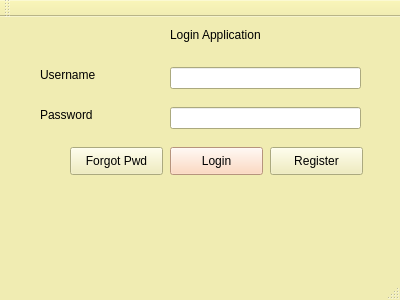
<?xml version="1.0" encoding="UTF-8"?>
<ui version="4.0">
 <class>MainWindow</class>
 <widget class="QMainWindow" name="MainWindow">
  <property name="geometry">
   <rect>
    <x>0</x>
    <y>0</y>
    <width>400</width>
    <height>300</height>
   </rect>
  </property>
  <property name="palette">
   <palette>
    <active>
     <colorrole role="WindowText">
      <brush brushstyle="SolidPattern">
       <color alpha="255">
        <red>0</red>
        <green>0</green>
        <blue>0</blue>
       </color>
      </brush>
     </colorrole>
     <colorrole role="Button">
      <brush brushstyle="SolidPattern">
       <color alpha="255">
        <red>240</red>
        <green>236</green>
        <blue>178</blue>
       </color>
      </brush>
     </colorrole>
     <colorrole role="Light">
      <brush brushstyle="SolidPattern">
       <color alpha="255">
        <red>255</red>
        <green>255</green>
        <blue>255</blue>
       </color>
      </brush>
     </colorrole>
     <colorrole role="Midlight">
      <brush brushstyle="SolidPattern">
       <color alpha="255">
        <red>247</red>
        <green>245</green>
        <blue>216</blue>
       </color>
      </brush>
     </colorrole>
     <colorrole role="Dark">
      <brush brushstyle="SolidPattern">
       <color alpha="255">
        <red>120</red>
        <green>118</green>
        <blue>89</blue>
       </color>
      </brush>
     </colorrole>
     <colorrole role="Mid">
      <brush brushstyle="SolidPattern">
       <color alpha="255">
        <red>160</red>
        <green>157</green>
        <blue>119</blue>
       </color>
      </brush>
     </colorrole>
     <colorrole role="Text">
      <brush brushstyle="SolidPattern">
       <color alpha="255">
        <red>0</red>
        <green>0</green>
        <blue>0</blue>
       </color>
      </brush>
     </colorrole>
     <colorrole role="BrightText">
      <brush brushstyle="SolidPattern">
       <color alpha="255">
        <red>255</red>
        <green>255</green>
        <blue>255</blue>
       </color>
      </brush>
     </colorrole>
     <colorrole role="ButtonText">
      <brush brushstyle="SolidPattern">
       <color alpha="255">
        <red>0</red>
        <green>0</green>
        <blue>0</blue>
       </color>
      </brush>
     </colorrole>
     <colorrole role="Base">
      <brush brushstyle="SolidPattern">
       <color alpha="255">
        <red>255</red>
        <green>255</green>
        <blue>255</blue>
       </color>
      </brush>
     </colorrole>
     <colorrole role="Window">
      <brush brushstyle="SolidPattern">
       <color alpha="255">
        <red>240</red>
        <green>236</green>
        <blue>178</blue>
       </color>
      </brush>
     </colorrole>
     <colorrole role="Shadow">
      <brush brushstyle="SolidPattern">
       <color alpha="255">
        <red>0</red>
        <green>0</green>
        <blue>0</blue>
       </color>
      </brush>
     </colorrole>
     <colorrole role="AlternateBase">
      <brush brushstyle="SolidPattern">
       <color alpha="255">
        <red>247</red>
        <green>245</green>
        <blue>216</blue>
       </color>
      </brush>
     </colorrole>
     <colorrole role="ToolTipBase">
      <brush brushstyle="SolidPattern">
       <color alpha="255">
        <red>255</red>
        <green>255</green>
        <blue>220</blue>
       </color>
      </brush>
     </colorrole>
     <colorrole role="ToolTipText">
      <brush brushstyle="SolidPattern">
       <color alpha="255">
        <red>0</red>
        <green>0</green>
        <blue>0</blue>
       </color>
      </brush>
     </colorrole>
    </active>
    <inactive>
     <colorrole role="WindowText">
      <brush brushstyle="SolidPattern">
       <color alpha="255">
        <red>0</red>
        <green>0</green>
        <blue>0</blue>
       </color>
      </brush>
     </colorrole>
     <colorrole role="Button">
      <brush brushstyle="SolidPattern">
       <color alpha="255">
        <red>240</red>
        <green>236</green>
        <blue>178</blue>
       </color>
      </brush>
     </colorrole>
     <colorrole role="Light">
      <brush brushstyle="SolidPattern">
       <color alpha="255">
        <red>255</red>
        <green>255</green>
        <blue>255</blue>
       </color>
      </brush>
     </colorrole>
     <colorrole role="Midlight">
      <brush brushstyle="SolidPattern">
       <color alpha="255">
        <red>247</red>
        <green>245</green>
        <blue>216</blue>
       </color>
      </brush>
     </colorrole>
     <colorrole role="Dark">
      <brush brushstyle="SolidPattern">
       <color alpha="255">
        <red>120</red>
        <green>118</green>
        <blue>89</blue>
       </color>
      </brush>
     </colorrole>
     <colorrole role="Mid">
      <brush brushstyle="SolidPattern">
       <color alpha="255">
        <red>160</red>
        <green>157</green>
        <blue>119</blue>
       </color>
      </brush>
     </colorrole>
     <colorrole role="Text">
      <brush brushstyle="SolidPattern">
       <color alpha="255">
        <red>0</red>
        <green>0</green>
        <blue>0</blue>
       </color>
      </brush>
     </colorrole>
     <colorrole role="BrightText">
      <brush brushstyle="SolidPattern">
       <color alpha="255">
        <red>255</red>
        <green>255</green>
        <blue>255</blue>
       </color>
      </brush>
     </colorrole>
     <colorrole role="ButtonText">
      <brush brushstyle="SolidPattern">
       <color alpha="255">
        <red>0</red>
        <green>0</green>
        <blue>0</blue>
       </color>
      </brush>
     </colorrole>
     <colorrole role="Base">
      <brush brushstyle="SolidPattern">
       <color alpha="255">
        <red>255</red>
        <green>255</green>
        <blue>255</blue>
       </color>
      </brush>
     </colorrole>
     <colorrole role="Window">
      <brush brushstyle="SolidPattern">
       <color alpha="255">
        <red>240</red>
        <green>236</green>
        <blue>178</blue>
       </color>
      </brush>
     </colorrole>
     <colorrole role="Shadow">
      <brush brushstyle="SolidPattern">
       <color alpha="255">
        <red>0</red>
        <green>0</green>
        <blue>0</blue>
       </color>
      </brush>
     </colorrole>
     <colorrole role="AlternateBase">
      <brush brushstyle="SolidPattern">
       <color alpha="255">
        <red>247</red>
        <green>245</green>
        <blue>216</blue>
       </color>
      </brush>
     </colorrole>
     <colorrole role="ToolTipBase">
      <brush brushstyle="SolidPattern">
       <color alpha="255">
        <red>255</red>
        <green>255</green>
        <blue>220</blue>
       </color>
      </brush>
     </colorrole>
     <colorrole role="ToolTipText">
      <brush brushstyle="SolidPattern">
       <color alpha="255">
        <red>0</red>
        <green>0</green>
        <blue>0</blue>
       </color>
      </brush>
     </colorrole>
    </inactive>
    <disabled>
     <colorrole role="WindowText">
      <brush brushstyle="SolidPattern">
       <color alpha="255">
        <red>120</red>
        <green>118</green>
        <blue>89</blue>
       </color>
      </brush>
     </colorrole>
     <colorrole role="Button">
      <brush brushstyle="SolidPattern">
       <color alpha="255">
        <red>240</red>
        <green>236</green>
        <blue>178</blue>
       </color>
      </brush>
     </colorrole>
     <colorrole role="Light">
      <brush brushstyle="SolidPattern">
       <color alpha="255">
        <red>255</red>
        <green>255</green>
        <blue>255</blue>
       </color>
      </brush>
     </colorrole>
     <colorrole role="Midlight">
      <brush brushstyle="SolidPattern">
       <color alpha="255">
        <red>247</red>
        <green>245</green>
        <blue>216</blue>
       </color>
      </brush>
     </colorrole>
     <colorrole role="Dark">
      <brush brushstyle="SolidPattern">
       <color alpha="255">
        <red>120</red>
        <green>118</green>
        <blue>89</blue>
       </color>
      </brush>
     </colorrole>
     <colorrole role="Mid">
      <brush brushstyle="SolidPattern">
       <color alpha="255">
        <red>160</red>
        <green>157</green>
        <blue>119</blue>
       </color>
      </brush>
     </colorrole>
     <colorrole role="Text">
      <brush brushstyle="SolidPattern">
       <color alpha="255">
        <red>120</red>
        <green>118</green>
        <blue>89</blue>
       </color>
      </brush>
     </colorrole>
     <colorrole role="BrightText">
      <brush brushstyle="SolidPattern">
       <color alpha="255">
        <red>255</red>
        <green>255</green>
        <blue>255</blue>
       </color>
      </brush>
     </colorrole>
     <colorrole role="ButtonText">
      <brush brushstyle="SolidPattern">
       <color alpha="255">
        <red>120</red>
        <green>118</green>
        <blue>89</blue>
       </color>
      </brush>
     </colorrole>
     <colorrole role="Base">
      <brush brushstyle="SolidPattern">
       <color alpha="255">
        <red>240</red>
        <green>236</green>
        <blue>178</blue>
       </color>
      </brush>
     </colorrole>
     <colorrole role="Window">
      <brush brushstyle="SolidPattern">
       <color alpha="255">
        <red>240</red>
        <green>236</green>
        <blue>178</blue>
       </color>
      </brush>
     </colorrole>
     <colorrole role="Shadow">
      <brush brushstyle="SolidPattern">
       <color alpha="255">
        <red>0</red>
        <green>0</green>
        <blue>0</blue>
       </color>
      </brush>
     </colorrole>
     <colorrole role="AlternateBase">
      <brush brushstyle="SolidPattern">
       <color alpha="255">
        <red>240</red>
        <green>236</green>
        <blue>178</blue>
       </color>
      </brush>
     </colorrole>
     <colorrole role="ToolTipBase">
      <brush brushstyle="SolidPattern">
       <color alpha="255">
        <red>255</red>
        <green>255</green>
        <blue>220</blue>
       </color>
      </brush>
     </colorrole>
     <colorrole role="ToolTipText">
      <brush brushstyle="SolidPattern">
       <color alpha="255">
        <red>0</red>
        <green>0</green>
        <blue>0</blue>
       </color>
      </brush>
     </colorrole>
    </disabled>
   </palette>
  </property>
  <property name="windowTitle">
   <string>MainWindow</string>
  </property>
  <widget class="QWidget" name="centralWidget">
   <widget class="QPushButton" name="pushButton">
    <property name="geometry">
     <rect>
      <x>170</x>
      <y>130</y>
      <width>93</width>
      <height>28</height>
     </rect>
    </property>
    <property name="palette">
     <palette>
      <active>
       <colorrole role="WindowText">
        <brush brushstyle="SolidPattern">
         <color alpha="255">
          <red>0</red>
          <green>0</green>
          <blue>0</blue>
         </color>
        </brush>
       </colorrole>
       <colorrole role="Button">
        <brush brushstyle="SolidPattern">
         <color alpha="255">
          <red>255</red>
          <green>207</green>
          <blue>175</blue>
         </color>
        </brush>
       </colorrole>
       <colorrole role="Light">
        <brush brushstyle="SolidPattern">
         <color alpha="255">
          <red>255</red>
          <green>255</green>
          <blue>254</blue>
         </color>
        </brush>
       </colorrole>
       <colorrole role="Midlight">
        <brush brushstyle="SolidPattern">
         <color alpha="255">
          <red>247</red>
          <green>214</green>
          <blue>197</blue>
         </color>
        </brush>
       </colorrole>
       <colorrole role="Dark">
        <brush brushstyle="SolidPattern">
         <color alpha="255">
          <red>120</red>
          <green>87</green>
          <blue>70</blue>
         </color>
        </brush>
       </colorrole>
       <colorrole role="Mid">
        <brush brushstyle="SolidPattern">
         <color alpha="255">
          <red>160</red>
          <green>116</green>
          <blue>93</blue>
         </color>
        </brush>
       </colorrole>
       <colorrole role="Text">
        <brush brushstyle="SolidPattern">
         <color alpha="255">
          <red>0</red>
          <green>0</green>
          <blue>0</blue>
         </color>
        </brush>
       </colorrole>
       <colorrole role="BrightText">
        <brush brushstyle="SolidPattern">
         <color alpha="255">
          <red>255</red>
          <green>255</green>
          <blue>255</blue>
         </color>
        </brush>
       </colorrole>
       <colorrole role="ButtonText">
        <brush brushstyle="SolidPattern">
         <color alpha="255">
          <red>0</red>
          <green>0</green>
          <blue>0</blue>
         </color>
        </brush>
       </colorrole>
       <colorrole role="Base">
        <brush brushstyle="SolidPattern">
         <color alpha="255">
          <red>255</red>
          <green>207</green>
          <blue>175</blue>
         </color>
        </brush>
       </colorrole>
       <colorrole role="Window">
        <brush brushstyle="SolidPattern">
         <color alpha="255">
          <red>255</red>
          <green>207</green>
          <blue>175</blue>
         </color>
        </brush>
       </colorrole>
       <colorrole role="Shadow">
        <brush brushstyle="SolidPattern">
         <color alpha="255">
          <red>0</red>
          <green>0</green>
          <blue>0</blue>
         </color>
        </brush>
       </colorrole>
       <colorrole role="AlternateBase">
        <brush brushstyle="SolidPattern">
         <color alpha="255">
          <red>247</red>
          <green>214</green>
          <blue>197</blue>
         </color>
        </brush>
       </colorrole>
       <colorrole role="ToolTipBase">
        <brush brushstyle="SolidPattern">
         <color alpha="255">
          <red>255</red>
          <green>255</green>
          <blue>220</blue>
         </color>
        </brush>
       </colorrole>
       <colorrole role="ToolTipText">
        <brush brushstyle="SolidPattern">
         <color alpha="255">
          <red>0</red>
          <green>0</green>
          <blue>0</blue>
         </color>
        </brush>
       </colorrole>
      </active>
      <inactive>
       <colorrole role="WindowText">
        <brush brushstyle="SolidPattern">
         <color alpha="255">
          <red>0</red>
          <green>0</green>
          <blue>0</blue>
         </color>
        </brush>
       </colorrole>
       <colorrole role="Button">
        <brush brushstyle="SolidPattern">
         <color alpha="255">
          <red>255</red>
          <green>207</green>
          <blue>175</blue>
         </color>
        </brush>
       </colorrole>
       <colorrole role="Light">
        <brush brushstyle="SolidPattern">
         <color alpha="255">
          <red>255</red>
          <green>255</green>
          <blue>254</blue>
         </color>
        </brush>
       </colorrole>
       <colorrole role="Midlight">
        <brush brushstyle="SolidPattern">
         <color alpha="255">
          <red>247</red>
          <green>214</green>
          <blue>197</blue>
         </color>
        </brush>
       </colorrole>
       <colorrole role="Dark">
        <brush brushstyle="SolidPattern">
         <color alpha="255">
          <red>120</red>
          <green>87</green>
          <blue>70</blue>
         </color>
        </brush>
       </colorrole>
       <colorrole role="Mid">
        <brush brushstyle="SolidPattern">
         <color alpha="255">
          <red>160</red>
          <green>116</green>
          <blue>93</blue>
         </color>
        </brush>
       </colorrole>
       <colorrole role="Text">
        <brush brushstyle="SolidPattern">
         <color alpha="255">
          <red>0</red>
          <green>0</green>
          <blue>0</blue>
         </color>
        </brush>
       </colorrole>
       <colorrole role="BrightText">
        <brush brushstyle="SolidPattern">
         <color alpha="255">
          <red>255</red>
          <green>255</green>
          <blue>255</blue>
         </color>
        </brush>
       </colorrole>
       <colorrole role="ButtonText">
        <brush brushstyle="SolidPattern">
         <color alpha="255">
          <red>0</red>
          <green>0</green>
          <blue>0</blue>
         </color>
        </brush>
       </colorrole>
       <colorrole role="Base">
        <brush brushstyle="SolidPattern">
         <color alpha="255">
          <red>255</red>
          <green>207</green>
          <blue>175</blue>
         </color>
        </brush>
       </colorrole>
       <colorrole role="Window">
        <brush brushstyle="SolidPattern">
         <color alpha="255">
          <red>255</red>
          <green>207</green>
          <blue>175</blue>
         </color>
        </brush>
       </colorrole>
       <colorrole role="Shadow">
        <brush brushstyle="SolidPattern">
         <color alpha="255">
          <red>0</red>
          <green>0</green>
          <blue>0</blue>
         </color>
        </brush>
       </colorrole>
       <colorrole role="AlternateBase">
        <brush brushstyle="SolidPattern">
         <color alpha="255">
          <red>247</red>
          <green>214</green>
          <blue>197</blue>
         </color>
        </brush>
       </colorrole>
       <colorrole role="ToolTipBase">
        <brush brushstyle="SolidPattern">
         <color alpha="255">
          <red>255</red>
          <green>255</green>
          <blue>220</blue>
         </color>
        </brush>
       </colorrole>
       <colorrole role="ToolTipText">
        <brush brushstyle="SolidPattern">
         <color alpha="255">
          <red>0</red>
          <green>0</green>
          <blue>0</blue>
         </color>
        </brush>
       </colorrole>
      </inactive>
      <disabled>
       <colorrole role="WindowText">
        <brush brushstyle="SolidPattern">
         <color alpha="255">
          <red>120</red>
          <green>87</green>
          <blue>70</blue>
         </color>
        </brush>
       </colorrole>
       <colorrole role="Button">
        <brush brushstyle="SolidPattern">
         <color alpha="255">
          <red>255</red>
          <green>207</green>
          <blue>175</blue>
         </color>
        </brush>
       </colorrole>
       <colorrole role="Light">
        <brush brushstyle="SolidPattern">
         <color alpha="255">
          <red>255</red>
          <green>255</green>
          <blue>254</blue>
         </color>
        </brush>
       </colorrole>
       <colorrole role="Midlight">
        <brush brushstyle="SolidPattern">
         <color alpha="255">
          <red>247</red>
          <green>214</green>
          <blue>197</blue>
         </color>
        </brush>
       </colorrole>
       <colorrole role="Dark">
        <brush brushstyle="SolidPattern">
         <color alpha="255">
          <red>120</red>
          <green>87</green>
          <blue>70</blue>
         </color>
        </brush>
       </colorrole>
       <colorrole role="Mid">
        <brush brushstyle="SolidPattern">
         <color alpha="255">
          <red>160</red>
          <green>116</green>
          <blue>93</blue>
         </color>
        </brush>
       </colorrole>
       <colorrole role="Text">
        <brush brushstyle="SolidPattern">
         <color alpha="255">
          <red>120</red>
          <green>87</green>
          <blue>70</blue>
         </color>
        </brush>
       </colorrole>
       <colorrole role="BrightText">
        <brush brushstyle="SolidPattern">
         <color alpha="255">
          <red>255</red>
          <green>255</green>
          <blue>255</blue>
         </color>
        </brush>
       </colorrole>
       <colorrole role="ButtonText">
        <brush brushstyle="SolidPattern">
         <color alpha="255">
          <red>120</red>
          <green>87</green>
          <blue>70</blue>
         </color>
        </brush>
       </colorrole>
       <colorrole role="Base">
        <brush brushstyle="SolidPattern">
         <color alpha="255">
          <red>255</red>
          <green>207</green>
          <blue>175</blue>
         </color>
        </brush>
       </colorrole>
       <colorrole role="Window">
        <brush brushstyle="SolidPattern">
         <color alpha="255">
          <red>255</red>
          <green>207</green>
          <blue>175</blue>
         </color>
        </brush>
       </colorrole>
       <colorrole role="Shadow">
        <brush brushstyle="SolidPattern">
         <color alpha="255">
          <red>0</red>
          <green>0</green>
          <blue>0</blue>
         </color>
        </brush>
       </colorrole>
       <colorrole role="AlternateBase">
        <brush brushstyle="SolidPattern">
         <color alpha="255">
          <red>240</red>
          <green>174</green>
          <blue>140</blue>
         </color>
        </brush>
       </colorrole>
       <colorrole role="ToolTipBase">
        <brush brushstyle="SolidPattern">
         <color alpha="255">
          <red>255</red>
          <green>255</green>
          <blue>220</blue>
         </color>
        </brush>
       </colorrole>
       <colorrole role="ToolTipText">
        <brush brushstyle="SolidPattern">
         <color alpha="255">
          <red>0</red>
          <green>0</green>
          <blue>0</blue>
         </color>
        </brush>
       </colorrole>
      </disabled>
     </palette>
    </property>
    <property name="autoFillBackground">
     <bool>false</bool>
    </property>
    <property name="styleSheet">
     <string notr="true">background-color: rgb(255, 207, 175);</string>
    </property>
    <property name="text">
     <string>Login</string>
    </property>
   </widget>
   <widget class="QLabel" name="label">
    <property name="geometry">
     <rect>
      <x>170</x>
      <y>10</y>
      <width>171</width>
      <height>16</height>
     </rect>
    </property>
    <property name="text">
     <string>Login Application</string>
    </property>
   </widget>
   <widget class="QLabel" name="label_2">
    <property name="geometry">
     <rect>
      <x>40</x>
      <y>50</y>
      <width>101</width>
      <height>16</height>
     </rect>
    </property>
    <property name="text">
     <string>Username</string>
    </property>
   </widget>
   <widget class="QLabel" name="label_3">
    <property name="geometry">
     <rect>
      <x>40</x>
      <y>90</y>
      <width>111</width>
      <height>16</height>
     </rect>
    </property>
    <property name="text">
     <string>Password</string>
    </property>
   </widget>
   <widget class="QLineEdit" name="username">
    <property name="geometry">
     <rect>
      <x>170</x>
      <y>50</y>
      <width>191</width>
      <height>22</height>
     </rect>
    </property>
   </widget>
   <widget class="QLineEdit" name="password">
    <property name="geometry">
     <rect>
      <x>170</x>
      <y>90</y>
      <width>191</width>
      <height>22</height>
     </rect>
    </property>
   </widget>
   <widget class="QPushButton" name="btnRegister">
    <property name="geometry">
     <rect>
      <x>270</x>
      <y>130</y>
      <width>93</width>
      <height>28</height>
     </rect>
    </property>
    <property name="text">
     <string>Register</string>
    </property>
   </widget>
   <widget class="QPushButton" name="edtFpwd">
    <property name="geometry">
     <rect>
      <x>70</x>
      <y>130</y>
      <width>93</width>
      <height>28</height>
     </rect>
    </property>
    <property name="text">
     <string>Forgot Pwd</string>
    </property>
   </widget>
  </widget>
  <widget class="QMenuBar" name="menuBar">
   <property name="geometry">
    <rect>
     <x>0</x>
     <y>0</y>
     <width>400</width>
     <height>26</height>
    </rect>
   </property>
  </widget>
  <widget class="QToolBar" name="mainToolBar">
   <attribute name="toolBarArea">
    <enum>TopToolBarArea</enum>
   </attribute>
   <attribute name="toolBarBreak">
    <bool>false</bool>
   </attribute>
  </widget>
  <widget class="QStatusBar" name="statusBar"/>
 </widget>
 <layoutdefault spacing="6" margin="11"/>
 <resources/>
 <connections/>
</ui>
